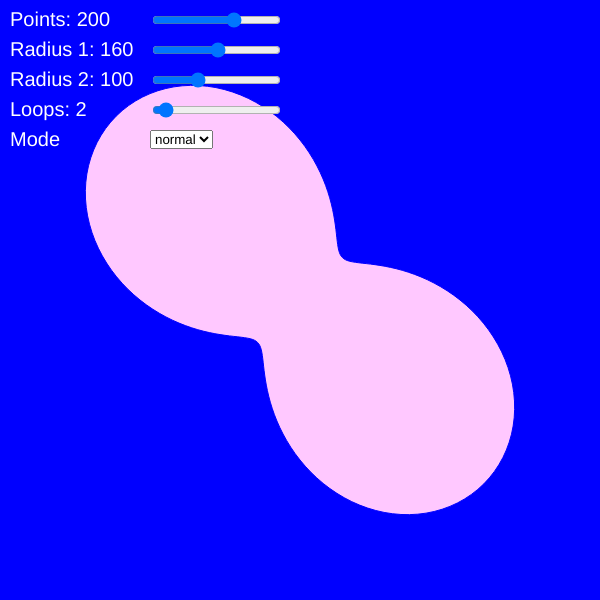
Frame 1 (no input)
Frame 60 (no input): identical to frame 1, image omitted
Frame 120 (the mouse pressed at the canvas centre since frame 60): identical to frame 1, image omitted

The p5.js sketch that drew this single still picture (run headless with seeded random() and noise() and a simulated clock; from frame 60 on, the mouse is pressed at the canvas centre):

// p5.js sketch
// ── sketch.js
//Sine Editor
//Eevi Rutanen
//This example demonstrates how to create a graphical user interface using sliders and a selection box.
//It also demonstrates how to add CSS class selectors to elements and style them with CSS.
//Add more sliders and selection options, or other elements like buttons, radio buttons, color picker tools and checkboxes!

var pSlider, r1Slider, r2Slider, lSlider, sel;

function setup(){
    createCanvas(600,600);
    //create sliders, assign them with a class for css and position them on the canvas
    pSlider = createSlider(10,300,200);
    pSlider.class("slider");
    pSlider.position(150,10);
    
    r1Slider = createSlider(10,300,160);
    r1Slider.class("slider");
    r1Slider.position(150,40);
    
    r2Slider = createSlider(0,300,100);
    r2Slider.class("slider");
    r2Slider.position(150,70);
    
    lSlider = createSlider(1,20,2);
    lSlider.class("slider");
    lSlider.position(150,100);
    
    //create a multiple selection box, create options, assign class and position on canvas 
    sel = createSelect();
    sel.class("selection");
    sel.position(150,130);
    sel.option("normal");
    sel.option("spiral");
    
    textAlign(LEFT,TOP);
    textSize(20);
}

function draw(){
    background(0,0,255);
    //get slider values
    var points = pSlider.value();
    var rad1 = r1Slider.value();
    var rad2 = r2Slider.value();
    var loops = lSlider.value();
    
    noStroke();
    fill(255);
    //draw text for the GUI
    text("Points: "+points, 10, 10);
    text("Radius 1: "+rad1, 10, 40);
    text("Radius 2: "+rad2, 10, 70);
    text("Loops: "+loops, 10, 100);
    text("Mode", 10, 130);
    
    fill(255,200,255);
    stroke(0,0,255);
    //move to center
    translate(width/2, height/2);
    
    //if selector value is "normal", draw shape using slider values
    
    if(sel.value() === "normal"){
    
        beginShape();
        for(var i=0; i <= points; i++ ){
            var angle = TWO_PI/points*i;
            var r = rad1 + sin(loops*angle)*rad2;
            var y = sin(angle)*r;
            var x = cos(angle)*r;
            vertex(x,y);
        }
        endShape();
    }
    
    //if selector value is "spiral", draw spiral using slider values and some additional parameters
    else if (sel.value() === "spiral") {
        beginShape();
        var grow = 0;
        var rounds = 5;
        for(var i=0; i <= points; i++ ){
            var angle = TWO_PI*rounds/points*i;
            var r = rad1 + sin(loops*angle)*rad2 + grow;
            var y = sin(angle)*r;
            var x = cos(angle)*r;
            curveVertex(x,y);
            grow+=1;
        }
        endShape(); 
    }
    
}
